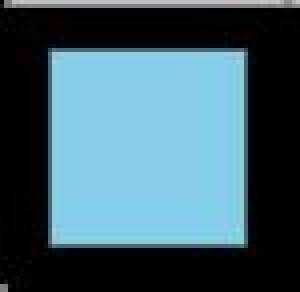
#> input picture training/tuiles/carre_bleu.jpg, 75 x 73 px (shown 4 times larger); its folder holds 4 pictures in this run
$ python tuiles.py
#> lines starting #> are read from the running program, lines starting #| are printed output that depends on the picture
B'''
NEURALNINE (c) 2019
Drawing Classifier ML Alpha v0.1

This is the very first prototype and the code is not clean at all
Also there may be a couple of bugs
A lot of exceptions are not handled
'''

'''
IMPORTS
'''
import PIL
import pickle
import os
import os.path
import cv2 as cv
import numpy as np
from matplotlib import pyplot as plt
import tkinter.messagebox
import random

from tkinter import *
from tkinter import filedialog
from tkinter import simpledialog
from PIL import Image, ImageDraw
from sklearn.svm import LinearSVC
from sklearn.naive_bayes import GaussianNB
from sklearn.tree import DecisionTreeClassifier
from sklearn.neighbors import KNeighborsClassifier
from sklearn.linear_model import LogisticRegression
from sklearn.ensemble import RandomForestClassifier

clf = LinearSVC()


files = os.listdir("tuiles")

img_list = np.array([])
class_list = np.array([])

n = len(files)
for f in files:
    classe = f[:-4]

    img = cv.imread("tuiles/" + f)[:, :, 0]
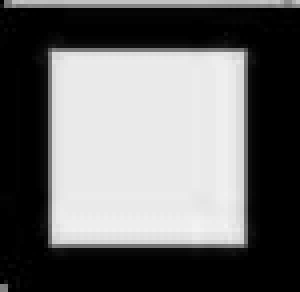
#> img: shape (73, 75) (shown 4 times larger); min 0, max 243, mean 107.5
    # print(img.shape)
    img = cv.resize(img, (50, 50), interpolation=cv.INTER_AREA)
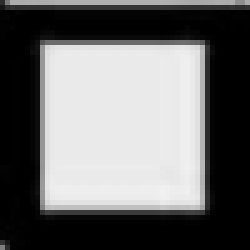
#> img: shape (50, 50) (shown 5 times larger); min 0, max 242, mean 107.5
    img = img.reshape(2500)
#> img = 2500 values, max 242 at index 1932, min 0 at index 102, mean 107.5
    # print(img.shape)
    img_list = np.append(img_list, [img])
#> img_list has the same summary as img
    class_list = np.append(class_list, classe)
#> pass 2 of the loop `for f in files:`:
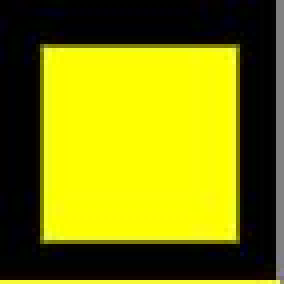
#> input picture training/tuiles/carre_jaune.jpg, 71 x 71 px (shown 4 times larger)
#> `img = cv.imread("tuiles/" + f)[:, :, 0]`:
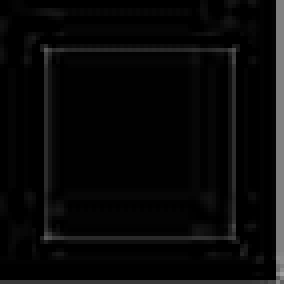
#> img: shape (71, 71) (shown 4 times larger); min 0, max 160, mean 8.6
#> `img = cv.resize(img, (50, 50), interpolation=cv.INTER_AREA)`:
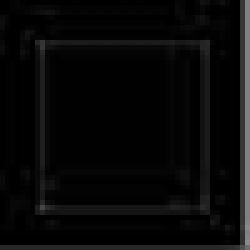
#> img: shape (50, 50) (shown 5 times larger); min 0, max 139, mean 8.6
#> `img = img.reshape(2500)`: img = 2500 values, max 139 at index 2449, min 0 at index 0, mean 8.61
#> img_list = 5000 values, max 242 at index 1932, min 0 at index 102, mean 58.03
#> pass 3 of the loop `for f in files:`:
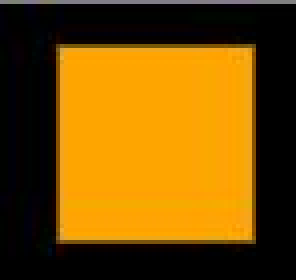
#> input picture training/tuiles/carre_orange.jpg, 74 x 70 px (shown 4 times larger)
#> `img = cv.resize(img, (50, 50), interpolation=cv.INTER_AREA)`:
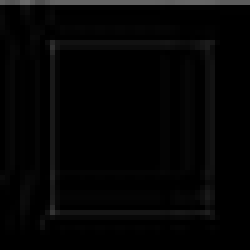
#> img: shape (50, 50) (shown 5 times larger); min 0, max 106, mean 4.7
#> `img = img.reshape(2500)`: img = 2500 values, max 106 at index 5, min 0 at index 51, mean 4.66
#> img_list = 7500 values, max 242 at index 1932, min 0 at index 102, mean 40.24
#> the loop made 4 passes; the first 3 are shown

print(img_list, class_list)
#> (printed output is left out)

img_list = img_list.reshape(n, 2500)

clf.fit(img_list, class_list)
print("Model successfully trained!")

for k in range(20):
    test = random.randint(0, n-1)

    # print(test, files[test])

    testimg = cv.imread("tuiles/" + files[test])[:, :, 0]
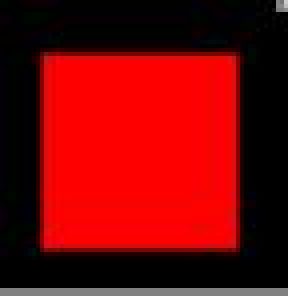
#> input picture training/tuiles/carre_rouge.jpg, 72 x 74 px (shown 4 times larger)
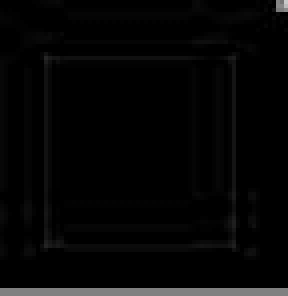
#> testimg: shape (74, 72) (shown 4 times larger); min 0, max 202, mean 5.4
    # print(img.shape)
    testimg = cv.resize(testimg, (50, 50), interpolation=cv.INTER_AREA)
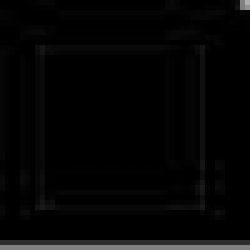
#> testimg: shape (50, 50) (shown 5 times larger); min 0, max 174, mean 5.4
    testimg2 = testimg.reshape(2500)
#> testimg2 = 2500 values, max 174 at index 49, min 0 at index 0, mean 5.42
    # print(testimg2.shape)

    kernel = np.ones((5, 5), np.float32) / 25
    dst = cv.filter2D(testimg, -1, kernel)
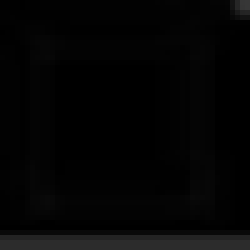
#> dst: shape (50, 50) (shown 5 times larger); min 0, max 55, mean 4.5

    plt.subplot(121), plt.imshow(testimg), plt.title('Original')
    plt.xticks([]), plt.yticks([])
    plt.subplot(122), plt.imshow(dst), plt.title('Averaging')
    plt.xticks([]), plt.yticks([])
    plt.show()

    prediction = clf.predict([testimg2])

    print("predict = ", prediction, files[test])
#| predict =  ['carre_rouge'] carre_rouge.jpg
#> pass 2 of the loop `for k in range(20):`:
#| predict =  ['carre_rouge'] carre_rouge.jpg
#> pass 3 of the loop `for k in range(20):`:
#> testimg2 = 2500 values, max 242 at index 1932, min 0 at index 102, mean 107.5
#> `plt.show()`:
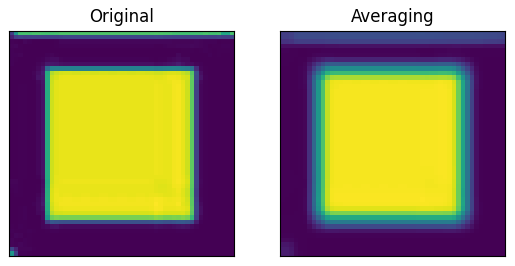
#> figure drawn by matplotlib, 2 panels
#| predict =  ['carre_bleu'] carre_bleu.jpg
#> the loop made 20 passes; the first 3 are shown
